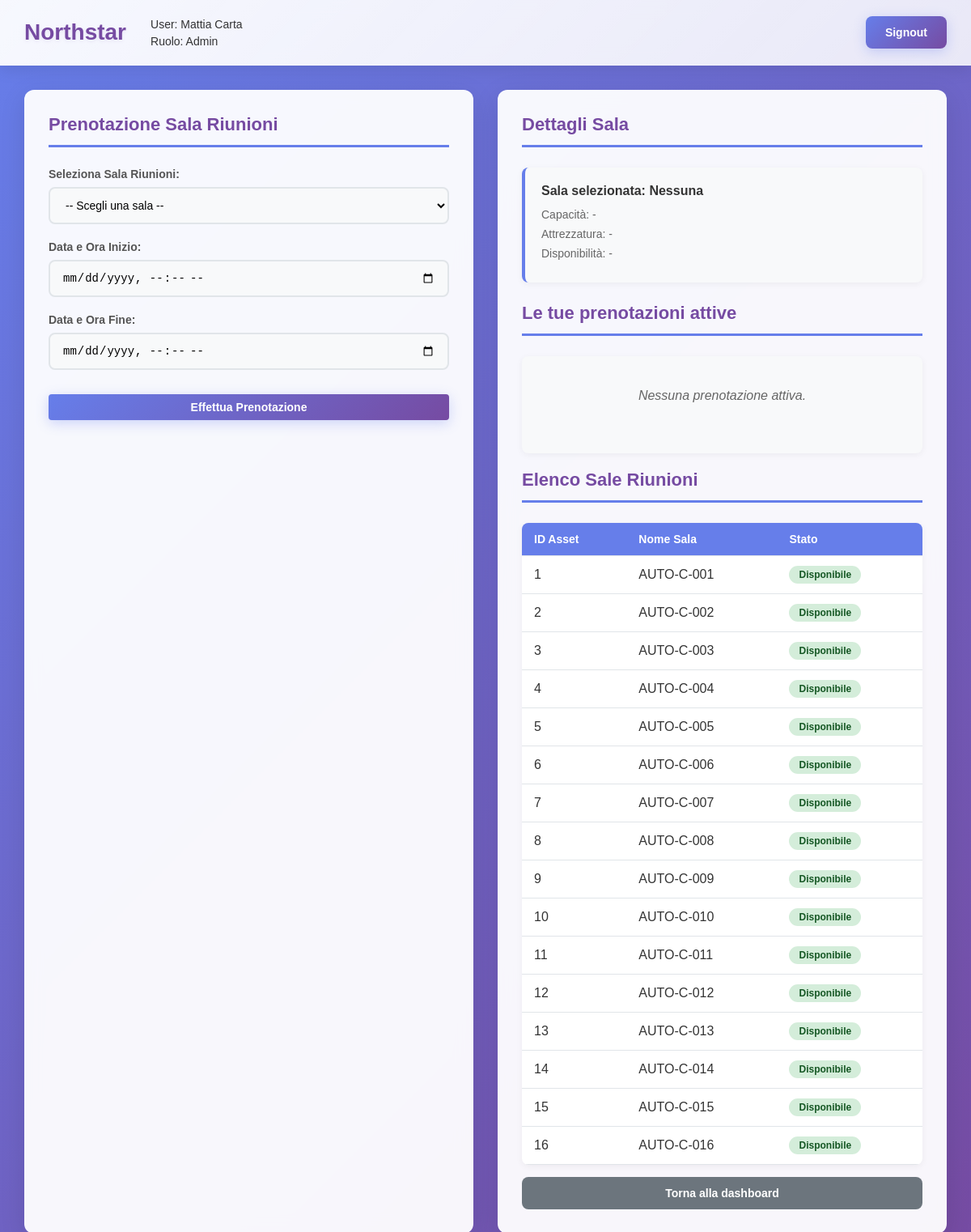
Page /public/dipendente/sale-riunioni/index.php (signed in) on the committed database.
### tables this page shows
CREATE TABLE `utenti` (
  `id_utente` int(11) NOT NULL,
  `nome` varchar(50) NOT NULL,
  `cognome` varchar(50) NOT NULL,
  `username` varchar(100) NOT NULL,
  `password` varchar(255) NOT NULL,
  `id_ruolo` int(11) NOT NULL,
  `id_coordinatore` int(11) DEFAULT NULL
);

CREATE TABLE `ruoli` (
  `id_ruolo` int(11) NOT NULL,
  `nome_ruolo` varchar(20) NOT NULL
);

CREATE TABLE `asset` (
  `id_asset` int(11) NOT NULL,
  `codice_asset` varchar(20) NOT NULL,
  `id_tipologia` int(11) NOT NULL,
  `stato` enum('Disponibile','Occupato','Non prenotabile') DEFAULT 'Disponibile',
  `mappa` enum('Sede','Parcheggio') NOT NULL,
  `piano` int(11) DEFAULT NULL
);

### public/dipendente/sale-riunioni/index.php (the view, shortened to what this page needs)
<?php
require_once __DIR__ . "/../../config/config.php";
$userInfo = [
    'nome' => '',
    'cognome' => '',
    'ruolo' => ''
];
if (isset($_SESSION['logged_in']) && $_SESSION['logged_in'] === true && isset($_SESSION['id_utente'])) {
    $sql = "SELECT u.nome, u.cognome, r.nome_ruolo as ruolo
            FROM utenti u
            LEFT JOIN ruoli r ON u.id_ruolo = r.id_ruolo
            WHERE u.id_utente = ? LIMIT 1";
    $stmt = $conn->prepare($sql);
    if ($stmt) {
        $stmt->bind_param("i", $_SESSION['id_utente']);
        $stmt->execute();
        $result = $stmt->get_result();
        if ($result->num_rows > 0) {
            $user = $result->fetch_assoc();
            $userInfo = [
                'nome' => $user['nome'],
                'cognome' => $user['cognome'],
                'ruolo' => $user['ruolo']
            ];
        }
    }
}
$userBookings = [];
$roomNames = [];
$sql = "SELECT id_asset, codice_asset, stato FROM asset";
$result = $conn->query($sql);
if ($result) {
    while ($row = $result->fetch_assoc()) {
        $roomNames[$row['id_asset']] = [
            'name' => $row['codice_asset'],
            'status' => $row['stato']
        ];
    }
}
?>
<!DOCTYPE html>
<html lang="it">
<head>
  <link rel="stylesheet" href="./sale-riunioni.css">
  <link rel="stylesheet" href="../dashboard/dashboard.css">
</head>
<body>
  <header class="header">
    <div class="header-left">
      <h1>Northstar</h1>
      <div class="user-info">
        <p>User: <?php echo htmlspecialchars($userInfo['nome'] . ' ' . $userInfo['cognome']); ?></p>
        <p>Ruolo: <?php echo htmlspecialchars($userInfo['ruolo']); ?></p>
      </div>
    </div>
    <a href="?action=signout" class="signout-btn">Signout</a>
  </header>
  <div class="dashboard-container">
    <div class="column">
      <h2>Prenotazione Sala Riunioni</h2>
      <form method="POST" id="booking-form">
        <div class="form-group">
          <label for="select-room">Seleziona Sala Riunioni:</label>
          <select id="select-room">
            <option>-- Scegli una sala --</option>
          </select>
        </div>
        <div class="form-group">
          <label for="start-datetime">Data e Ora Inizio:</label>
          <input type="datetime-local" id="start-datetime">
        </div>
        <div class="form-group">
          <label for="end-datetime">Data e Ora Fine:</label>
          <input type="datetime-local" id="end-datetime">
        </div>
        <button type="submit" class="book-btn">Effettua Prenotazione</button>
      </form>
    </div>
    <div class="column">
      <h2>Dettagli Sala</h2>
      <div class="details-card">
        <h4>Sala selezionata: Nessuna</h4>
        <p>Capacità: -</p>
        <p>Attrezzatura: -</p>
        <p>Disponibilità: -</p>
      </div>
      <h2>Le tue prenotazioni attive</h2>
      <div class="booking-list">
        <?php if (empty($userBookings)): ?>
          <p>Nessuna prenotazione attiva.</p>
        <?php endif; ?>
      </div>
      <h2>Elenco Sale Riunioni</h2>
      <table class="parking-table">
        <thead>
          <tr>
            <th>ID Asset</th>
            <th>Nome Sala</th>
            <th>Stato</th>
          </tr>
        </thead>
        <tbody>
          <?php foreach ($roomNames as $id => $room): ?>
            <tr>
              <td><?php echo $id; ?></td>
              <td><?php echo htmlspecialchars($room['name']); ?></td>
              <td><span class="status-badge <?php echo strtolower($room['status']); ?>"><?php echo htmlspecialchars($room['status']); ?></span></td>
            </tr>
          <?php endforeach; ?>
        </tbody>
      </table>
      <button class="show-more-btn" onclick="location.href='../dashboard/index.php'">Torna alla dashboard</button>
    </div>
  </div>
</body>
</html>

### public/dipendente/sale-riunioni/sale-riunioni.css (style rules this page uses)
* { margin: 0; padding: 0; box-sizing: border-box; }
body { font-family: Arial, sans-serif; background: linear-gradient(135deg, #667eea 0%, #764ba2 100%); min-height: 100vh; color: #333; }
.header { background-color: rgba(255, 255, 255, 0.95); color: #333; padding: 15px 20px; display: flex; justify-content: space-between; align-items: center; box-shadow: 0 2px 10px rgba(0,0,0,0.1); }
.header h1 { font-size: 24px; margin: 0; color: #764ba2; }
.user-info { text-align: right; }
.user-info p { margin: 5px 0; font-size: 14px; }
.dashboard-container { display: flex; gap: 30px; padding: 30px; max-width: 1200px; margin: 0 auto; }
.column { flex: 1; background: rgba(255, 255, 255, 0.95); border-radius: 12px; box-shadow: 0 8px 32px rgba(0,0,0,0.1); padding: 30px; backdrop-filter: blur(10px); }
.column h2 { color: #764ba2; margin-bottom: 25px; font-size: 22px; border-bottom: 3px solid #667eea; padding-bottom: 12px; }
.form-group { margin-bottom: 20px; }
.form-group label { display: block; margin-bottom: 8px; font-weight: bold; color: #555; font-size: 14px; }
.form-group select, .form-group input { width: 100%; padding: 12px 15px; border: 2px solid #e1e5e9; border-radius: 8px; font-size: 14px; transition: all 0.3s ease; background-color: #f8f9fa; }
.book-btn { background: linear-gradient(135deg, #667eea 0%, #764ba2 100%); color: white; border: none; padding: 14px 28px; border-radius: 8px; cursor: pointer; font-size: 16px; font-weight: bold; width: 100%; margin-top: 10px; transition: all 0.3s ease; box-shadow: 0 4px 15px rgba(102, 126, 234, 0.3); }
.details-card { background: #f8f9fa; border-left: 4px solid #667eea; padding: 20px; margin-bottom: 25px; border-radius: 8px; box-shadow: 0 2px 8px rgba(0,0,0,0.05); }
.details-card h4 { color: #333; margin-bottom: 12px; font-size: 16px; font-weight: bold; }
.details-card p { margin: 8px 0; font-size: 14px; color: #666; }
.booking-list { background: #f8f9fa; border-radius: 8px; padding: 20px; margin-bottom: 20px; min-height: 120px; box-shadow: 0 2px 8px rgba(0,0,0,0.05); }
.booking-list p { color: #666; font-style: italic; text-align: center; padding: 20px; }
.show-more-btn { background-color: #6c757d; color: white; border: none; padding: 12px 24px; border-radius: 8px; cursor: pointer; font-size: 14px; width: 100%; margin-top: 15px; transition: all 0.3s ease; font-weight: bold; }
.parking-table { width: 100%; border-collapse: collapse; margin-top: 20px; background: white; border-radius: 8px; overflow: hidden; box-shadow: 0 2px 8px rgba(0,0,0,0.05); }
.parking-table th, .parking-table td { padding: 12px 15px; text-align: left; border-bottom: 1px solid #e1e5e9; }
.parking-table th { background-color: #667eea; color: white; font-weight: bold; font-size: 14px; }
.status-badge { display: inline-block; padding: 4px 12px; border-radius: 20px; font-size: 12px; font-weight: bold; }
.status-badge.disponibile { background-color: #d4edda; color: #155724; }

### public/dipendente/sale-riunioni/index.php (style rules this page uses)
body { background-color: #7A288A; }

### rows in the picture
utenti: nome+cognome "Mattia Carta", id_ruolo.nome_ruolo "Admin"
asset: id "1", codice_asset "AUTO-C-001", stato "Disponibile"
asset: id "2", codice_asset "AUTO-C-002", stato "Disponibile"
asset: id "3", codice_asset "AUTO-C-003", stato "Disponibile"
asset: id "4", codice_asset "AUTO-C-004", stato "Disponibile"
asset: id "5", codice_asset "AUTO-C-005", stato "Disponibile"
asset: id "6", codice_asset "AUTO-C-006", stato "Disponibile"
asset: id "7", codice_asset "AUTO-C-007", stato "Disponibile"
asset: id "8", codice_asset "AUTO-C-008", stato "Disponibile"
asset: id "9", codice_asset "AUTO-C-009", stato "Disponibile"
asset: id "10", codice_asset "AUTO-C-010", stato "Disponibile"
asset: id "11", codice_asset "AUTO-C-011", stato "Disponibile"
asset: id "12", codice_asset "AUTO-C-012", stato "Disponibile"
asset: id "13", codice_asset "AUTO-C-013", stato "Disponibile"
asset: id "14", codice_asset "AUTO-C-014", stato "Disponibile"
asset: id "15", codice_asset "AUTO-C-015", stato "Disponibile"
asset: id "16", codice_asset "AUTO-C-016", stato "Disponibile"
